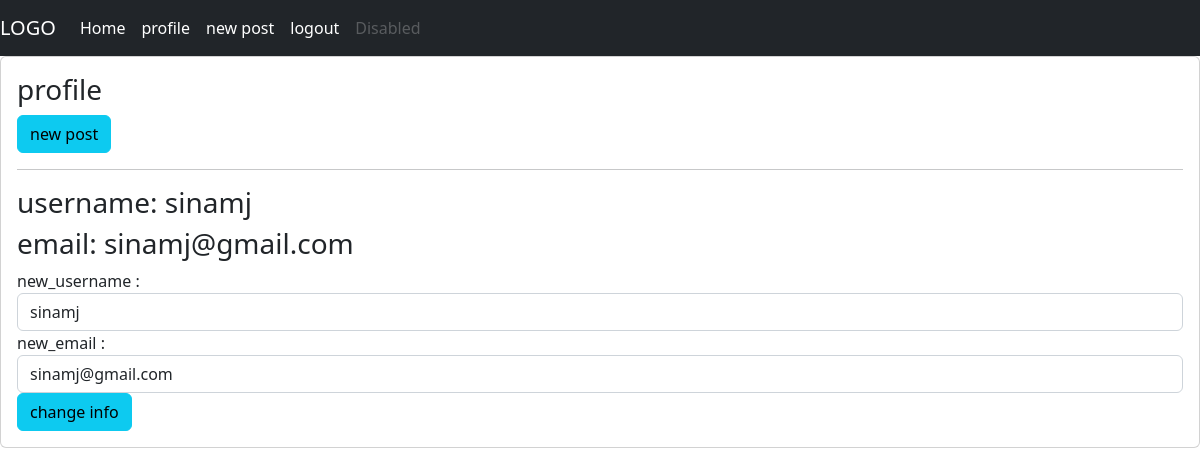
Page /profile (signed in) on the earlier database version.
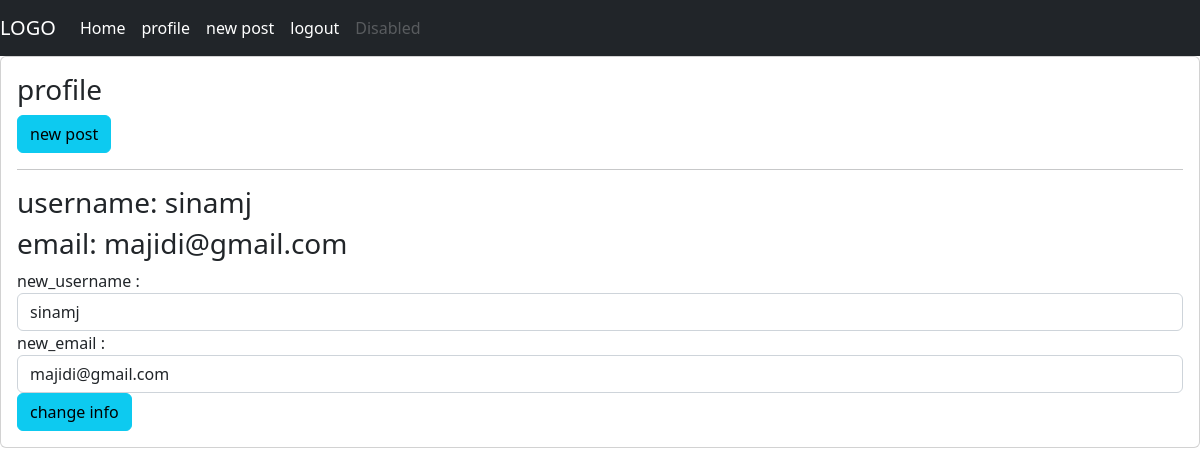
Same page on the later database version.
### blog/models.py (models this page shows, shortened)
class User(db.Model,UserMixin):
    id = db.Column(db.Integer, primary_key=True)
    username = db.Column(db.String(30), unique=True, nullable=False)
    email = db.Column(db.String(50), unique=True, nullable=False)
    password=db.Column(db.String(50),nullable=False)
    posts=db.relationship('Post',backref='author',lazy=True)

### blog/route.py (the view)
@app.route('/profile',methods=['GET','POST'])
def profile():
	if current_user.is_authenticated:
		p_form=profileform()
		if p_form.validate_on_submit():
			print(p_form.new_username.data)
			print(p_form.new_email.data)
			current_user.username=p_form.new_username.data
			current_user.email=p_form.new_email.data
			db.session.commit()
			flash("your profile changed succesfully", "success")
			return redirect(url_for('profile'))
		else:
			p_form.new_username.data = current_user.username
			p_form.new_email.data = current_user.email
			return render_template('profile.html',form=p_form)
	else:
		flash("you should login first", "danger")
		return redirect(url_for('login'))

### blog/forms.py
class profileform(FlaskForm):
	new_username = StringField('new_username', validators=[validators.DataRequired(), validators.length(4,20)])
	new_email = StringField('new_email', validators=[validators.DataRequired(), validators.Email()])

### blog/models.py (called while the page is built)
@login_manager.user_loader
def load_user(user_id):
    return User.query.get(int(user_id))

### blog/templates/profile.html (shortened to what this page needs)
{% extends 'base.html' %}
{% block content %}
<h3>profile</h3>
<a href={{url_for('new_post')}} class="btn btn-info">new post</a>
<hr>
<h3>username: {{current_user.username}}</h3>
<h3>email: {{current_user.email}}</h3>
<form action="" method="POST">
 {{form.new_username.label(class='form-control-label')}} : {{form.new_username(class='form-control')}}
 {{form.new_email.label(class='form-control-label')}} : {{form.new_email(class='form-control')}}
 <input type="submit" value="change info" class="btn btn-info">
</form>
{% endblock content%}

### blog/templates/base.html (shortened to what this page needs)
<!DOCTYPE html>
<html lang="en">
<head>
<link  rel="stylesheet" href="https://cdn.jsdelivr.net/npm/bootstrap@5.2.1/dist/css/bootstrap.min.css">
<nav class="navbar navbar-expand-lg navbar-dark bg-dark">
  <a class="navbar-brand" href="#">LOGO</a>
  <div class="collapse navbar-collapse" id="navbarNavAltMarkup">
    <div class="navbar-nav">
      <a class="nav-item nav-link active" href="{{url_for('home')}}">Home</a>
        {%include 'inc_navbar.html'%}
      <a class="nav-item nav-link disabled" href="#">Disabled</a>
    </div>
  </div>
</nav>
</head>
<body>
<div class="card">
  <div class="card-body">
{% block content %}
    {% endblock %}
</div>
    </div>
</body>
</html>

### blog/templates/inc_navbar.html (shortened to what this page needs)
{%if current_user.is_authenticated:%}
<a class="nav-item nav-link active" href="{{url_for('profile')}}">profile </a>
<a class="nav-item nav-link active" href="{{url_for('new_post')}}">new post </a>
<a class="nav-item nav-link active" href="{{url_for('logout')}}">logout </a>
{%endif%}

Differences in the rows shown:
changed User "sinamj": email "sinamj@gmail.com" → "majidi@gmail.com"
Other differences:
form field new_email: "sinamj@gmail.com" → "majidi@gmail.com"
